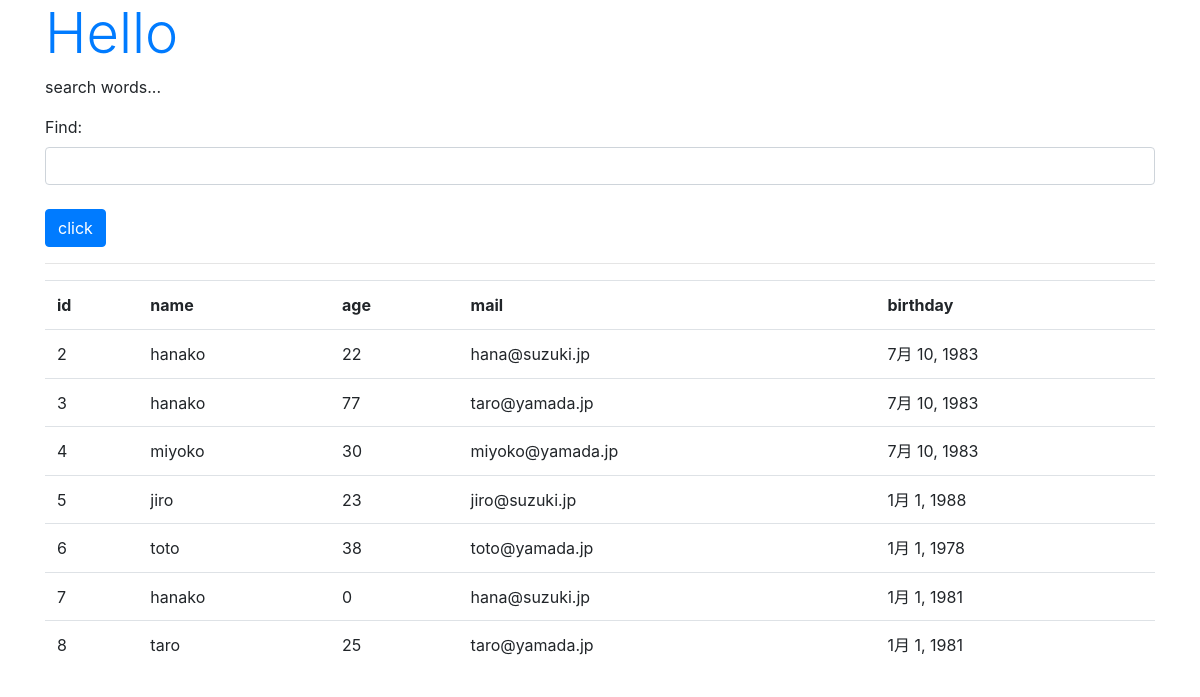
/hello/find, run on the app's committed database.
### hello/models.py (models this page shows, shortened)
class Friend(models.Model):
    name = models.CharField(max_length=100, \
        validators=[number_only])
    mail = models.EmailField(max_length=200)
    gender = models.BooleanField()
    age = models.IntegerField()
    birthday = models.DateField()

### hello/views.py (the view)
# urls.py: path('find', views.find, name='find'),
def find(request):
    if (request.method == 'POST'):
        msg = request.POST['find']
        form = FindForm(request.POST)
        sq1 = 'select * from Hello_friend'
        if (msg !=''):
            sq1 += ' where ' +msg
        data = Friend.objects.raw(sq1)
        msg = sq1
    else:
        msg = 'search words...'
        form = FindForm()
        data = Friend.objects.all()
    params = {
        'title': 'Hello',
        'message': msg,
        'form': form,
        'data': data,
    }
    return render(request, 'hello/find.html', params)

### hello/forms.py
class FindForm(forms.Form):
   find = forms.CharField(label='Find', required=False, \
      widget=forms.TextInput(attrs={'class':'form-control'}))

### hello/templates/hello/find.html (shortened to what this page needs)
{% load static %}
<!DOCTYPE html>
<html lang="ja">
<head>
    <link rel="stylesheet"
        href="https://stackpath.bootstrapcdn.com/bootstrap/4.3.1/css/bootstrap.min.css"
>
</head>
<body class="container">
    <h1 class="display-4 text-primary">
        {{title}}</h1>
    <p>{{message|safe}}</p>
    <form action="{% url 'find' %}" method="post">
    {{ form.as_p}}
    <tr><th></th><td>
        <input type="submit" value="click"
            class="btn btn-primary mt-2"></td></tr>
    </form>
    <hr>
    <table class="table">
        <tr>
            <th>id</th>
            <th>name</th>
            <th>age</th>
            <th>mail</th>
            <th>birthday</th>
        </tr>
    {% for item in data %}
        <tr>
            <td>{{item.id}}</td>
            <td>{{item.name}}</td>
            <td>{{item.age}}</td>
            <td>{{item.mail}}</td>
            <td>{{item.birthday}}</td>
        <tr>
    {% endfor %}
    </table>
</body>
</html>

### data on the page
Friend: id "2", name "hanako", age "22", mail "hana@suzuki.jp", birthday "7月 10, 1983"
Friend: id "3", name "hanako", age "77", mail "taro@yamada.jp", birthday "7月 10, 1983"
Friend: id "4", name "miyoko", age "30", mail "miyoko@yamada.jp", birthday "7月 10, 1983"
Friend: id "5", name "jiro", age "23", mail "jiro@suzuki.jp", birthday "1月 1, 1988"
Friend: id "6", name "toto", age "38", mail "toto@yamada.jp", birthday "1月 1, 1978"
Friend: id "7", name "hanako", age "0", mail "hana@suzuki.jp", birthday "1月 1, 1981"
Friend: id "8", name "taro", age "25", mail "taro@yamada.jp", birthday "1月 1, 1981"

### other printed values
{{ title }} "Hello"
{{ message|safe }} "search words..."
